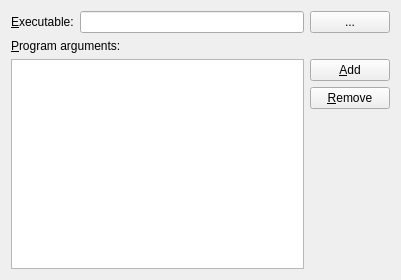
<?xml version="1.0" encoding="UTF-8"?>
<ui version="4.0">
 <class>GammaRay::LaunchPage</class>
 <widget class="QWidget" name="GammaRay::LaunchPage">
  <property name="geometry">
   <rect>
    <x>0</x>
    <y>0</y>
    <width>401</width>
    <height>280</height>
   </rect>
  </property>
  <layout class="QVBoxLayout" name="verticalLayout">
   <item>
    <layout class="QHBoxLayout" name="horizontalLayout">
     <item>
      <widget class="QLabel" name="label">
       <property name="text">
        <string>&amp;Executable:</string>
       </property>
       <property name="buddy">
        <cstring>progEdit</cstring>
       </property>
      </widget>
     </item>
     <item>
      <widget class="QLineEdit" name="progEdit"/>
     </item>
     <item>
      <widget class="QPushButton" name="progSelectButton">
       <property name="text">
        <string>...</string>
       </property>
      </widget>
     </item>
    </layout>
   </item>
   <item>
    <widget class="QLabel" name="label_2">
     <property name="text">
      <string>&amp;Program arguments:</string>
     </property>
     <property name="buddy">
      <cstring>argsBox</cstring>
     </property>
    </widget>
   </item>
   <item>
    <layout class="QGridLayout" name="gridLayout">
     <item row="0" column="0" rowspan="3">
      <widget class="QListView" name="argsBox"/>
     </item>
     <item row="0" column="1">
      <widget class="QPushButton" name="addArgButton">
       <property name="text">
        <string>&amp;Add</string>
       </property>
      </widget>
     </item>
     <item row="1" column="1">
      <widget class="QPushButton" name="removeArgButton">
       <property name="text">
        <string>&amp;Remove</string>
       </property>
      </widget>
     </item>
     <item row="2" column="1">
      <spacer name="verticalSpacer">
       <property name="orientation">
        <enum>Qt::Vertical</enum>
       </property>
       <property name="sizeHint" stdset="0">
        <size>
         <width>20</width>
         <height>170</height>
        </size>
       </property>
      </spacer>
     </item>
    </layout>
   </item>
  </layout>
 </widget>
 <resources/>
 <connections/>
</ui>
